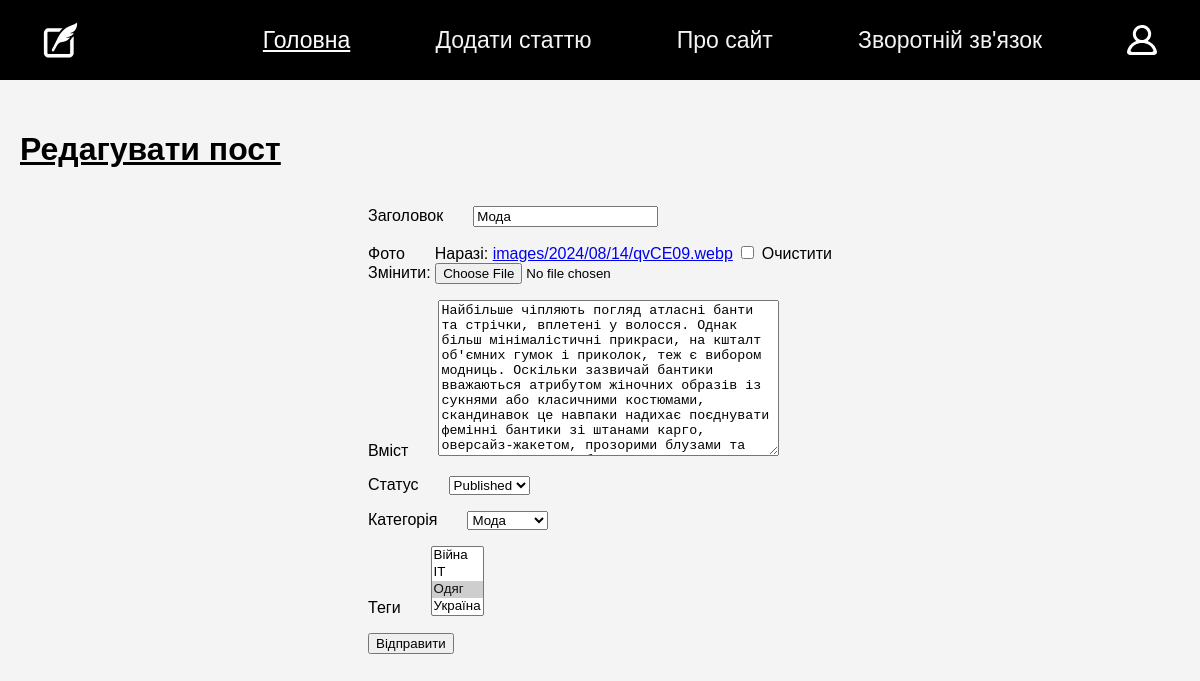
Page /edit/moda/ on the earlier database version.
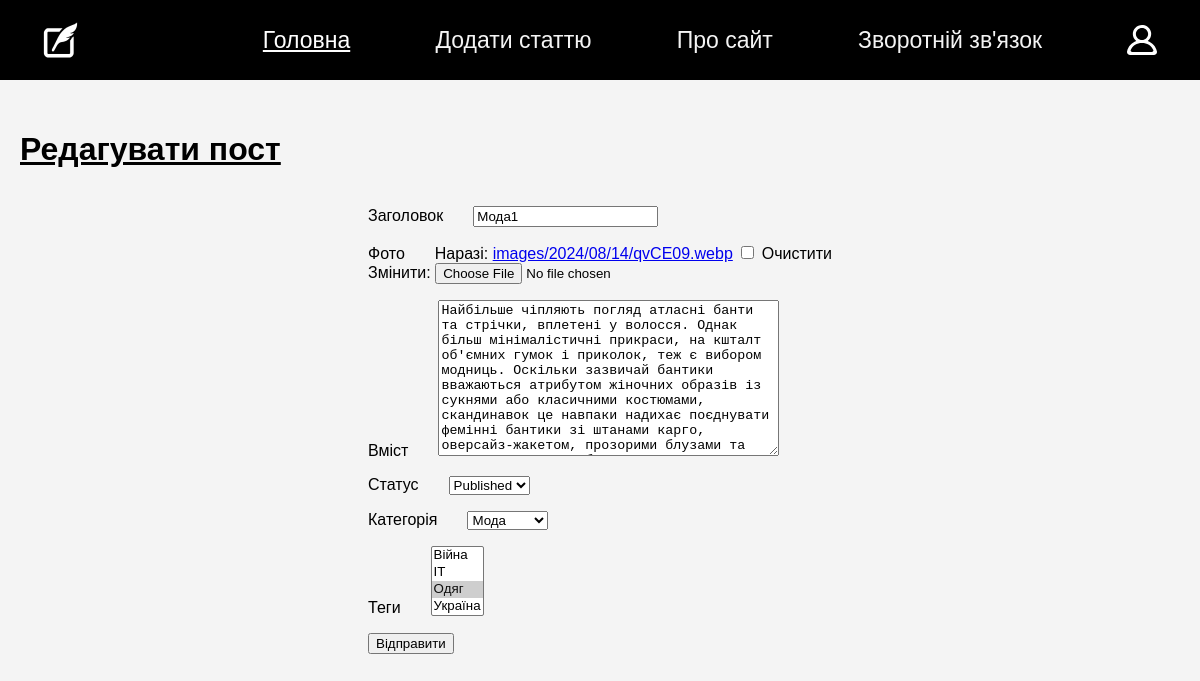
Same page on the later database version.
### blog/models.py (models this page shows, shortened)
class Post(models.Model):
    class Status(models.IntegerChoices):
        DRAFT = 0
        PUBLISHED = 1
    title = models.CharField(max_length=255,verbose_name='Заголовок')
    slug = models.SlugField(max_length=255, unique=True, db_index=True,  validators=[
        MinLengthValidator(5, message='Мінімум 5 символів'),
        MaxLengthValidator(100, message='Максимум 100 символів'),
    ],)
    image = models.ImageField(upload_to='images/%Y/%m/%d', default=None, blank=True, null=True, verbose_name = 'Фото')
    content = models.TextField(blank=True,verbose_name='Вміст')
    time_create = models.DateTimeField(auto_now_add=True,verbose_name='Дата створення')
    time_update = models.DateTimeField(auto_now=True,verbose_name='Дата зміни')
    is_published = models.BooleanField(choices=tuple(map(lambda x: (bool(x[0]),x[1]), Status.choices)), default=Status.PUBLISHED,verbose_name='Статус')
    category = models.ForeignKey('Category', on_delete=models.PROTECT, related_name='posts',verbose_name='Категорія')
    tags = models.ManyToManyField('TagPost', blank=True, related_name='tags',verbose_name='Теги')
    author = models.ForeignKey(get_user_model(), on_delete=models.SET_NULL, related_name='posts', null=True, default=None)
    objects = models.Manager()
    published = PublishedManager()
    class Meta():
        verbose_name = 'Пост'
        verbose_name_plural = 'Пости'
        ordering = ['-time_create']
        indexes = [
            models.Index(fields=['-time_create'])
        ]

### blog/views.py (the view)
# urls.py: path('edit/<slug:slug>/', views.UpdatePage.as_view(), name='edit_page'),
class UpdatePage(DataMixin, UpdateView):
    model = Post
    title_page = 'Редагувати пост'
    fields = ['title', 'image', 'content','is_published', 'category', 'tags']
    template_name = 'blog/addpage.html'
    success_url = reverse_lazy('home')

### blog/models.py (called while the page is built)
    def __str__(self):
        return self.name

    def __str__(self):
        return self.tag

### users/context_processors.py (called while the page is built)
def get_blog_context(request):
    return {'main_menu': menu}

### blog/templates/blog/addpage.html (shortened to what this page needs)
{% extends 'base.html' %} {%block content%}
<h1 class="main-label">{{title}}</h1>
<div class='addpost-form-container'>
  <div class='addpost-form'>
<form action="" method="POST" enctype="multipart/form-data">
  {%for f in form%}
  <p><label class='form-label' for '{{f.id_for_label}}'>{{f.label}}</label>{{f}}</p>
  {%endfor%}
  <p><button type="submit">Відправити</button></p>
</form>
</div>
</div>
{%endblock%}

Differences in the rows shown:
changed Post "Published": title "Мода" → "Мода1"
